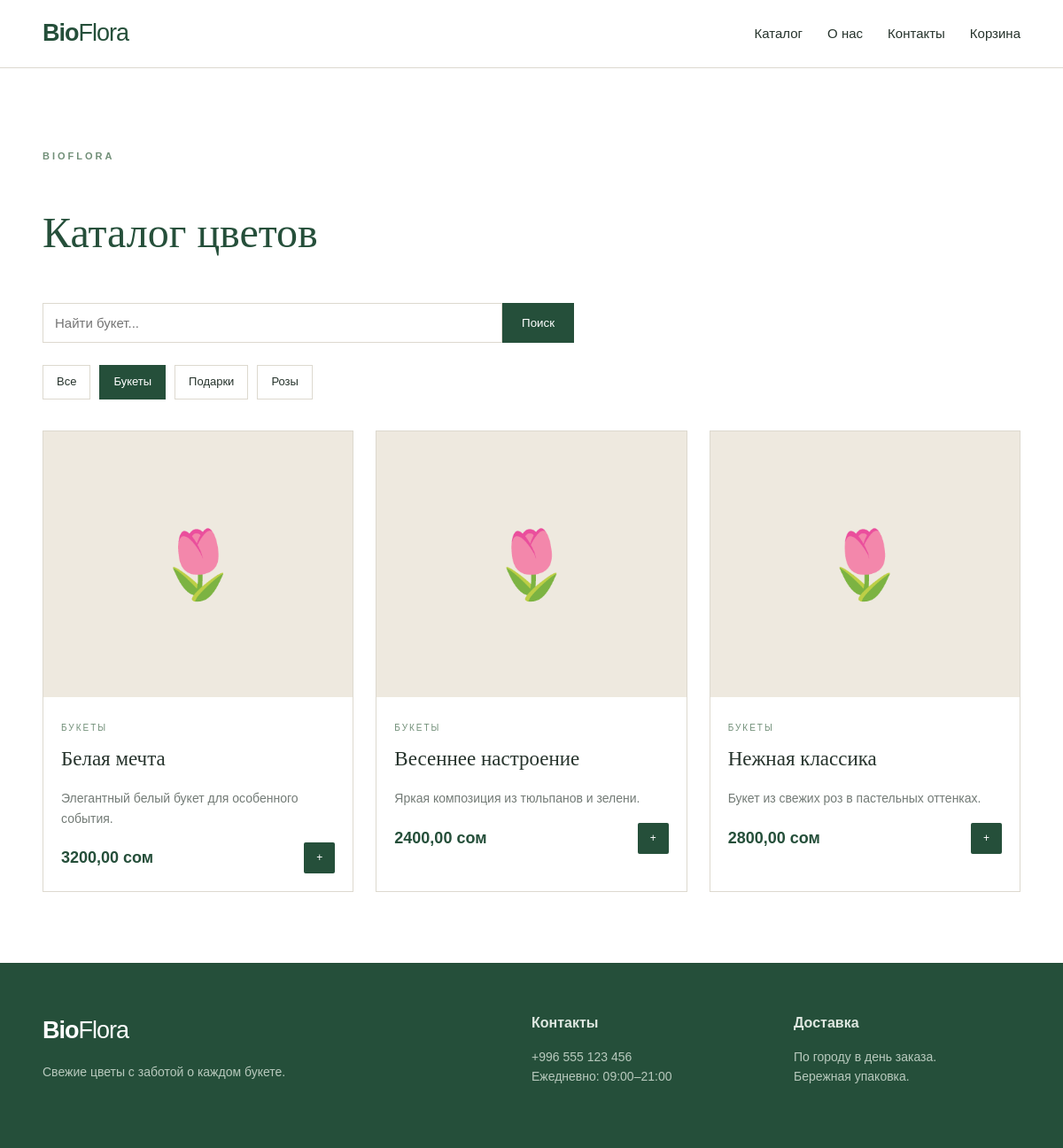
The app's page /category/букеты/ with its own data.
### shop/models.py (models this page shows, shortened)
class Category(models.Model):
    name = models.CharField("Название", max_length=100, unique=True)
    slug = models.SlugField("URL", max_length=100, unique=True)
    class Meta:
        verbose_name = "Категория"
        verbose_name_plural = "Категории"
        ordering = ["name"]

class Product(models.Model):
    category = models.ForeignKey(
        Category,
        on_delete=models.CASCADE,
        related_name="products",
        verbose_name="Категория"
    )
    name = models.CharField("Название", max_length=200)
    slug = models.SlugField(
        "URL",
        max_length=220,
        unique=True,
        blank=True
    )
    description = models.TextField("Описание")
    price = models.DecimalField(
        "Цена",
        max_digits=10,
        decimal_places=2
    )
    image = models.ImageField(
        "Изображение",
        upload_to="products/",
        blank=True,
        null=True
    )
    is_available = models.BooleanField(
        "В наличии",
        default=True
    )
    created_at = models.DateTimeField(auto_now_add=True)
    class Meta:
        verbose_name = "Товар"
        verbose_name_plural = "Товары"
        ordering = ["-created_at"]
    def get_absolute_url(self):
        return reverse(
            "product_detail",
            args=[self.slug]
        )

### shop/context_processors.py (called while the page is built)
def cart(request):
    data = request.session.get("cart", {})
    count = sum(int(qty) for qty in data.values())
    return {"cart_count": count}

### shop/views.py (called while the page is built)
def catalog(request, slug=None):
    categories = Category.objects.all()
    products = Product.objects.filter(is_available=True).select_related("category")
    current_category = None
    if slug:
        current_category = get_object_or_404(Category, slug=slug)
        products = products.filter(category=current_category)
    query = request.GET.get("q", "").strip()
    if query:
        products = products.filter(Q(name__icontains=query) | Q(description__icontains=query))
    return render(request, "shop/catalog.html", {
        "products": products,
        "categories": categories,
        "current_category": current_category,
        "query": query,
    })

### templates/shop/catalog.html (shortened to what this page needs)
{% extends "base.html" %}
{% block content %}
<section class="section container">
    <div class="catalog-title"><p class="eyebrow">BIOFLORA</p><h1>Каталог цветов</h1></div>
    <form class="search" method="get"><input name="q" value="{{ query }}" placeholder="Найти букет..."><button>Поиск</button></form>
    <div class="categories">
        <a class="{% if not current_category %}active{% endif %}" href="{% url 'catalog' %}">Все</a>
        {% for category in categories %}<a class="{% if current_category == category %}active{% endif %}" href="{% url 'category' category.slug %}">{{ category.name }}</a>{% endfor %}
    </div>
    <div class="products">
    {% for product in products %}
        <article class="card">
            <a href="{{ product.get_absolute_url }}">{% if product.image %}<img src="{{ product.image.url }}" alt="{{ product.name }}">{% else %}<div class="placeholder">🌷</div>{% endif %}</a>
            <div class="card-body"><small>{{ product.category.name }}</small><h3><a href="{{ product.get_absolute_url }}">{{ product.name }}</a></h3><p>{{ product.description|truncatechars:80 }}</p><div class="card-bottom"><strong class="price">{{ product.price }} сом</strong><a class="btn btn-small" href="{% url 'cart_add' product.id %}">+</a></div></div>
        </article>
    {% empty %}<p>Ничего не найдено.</p>{% endfor %}
    </div>
</section>
{% endblock %}

### static/css/style.css (style rules this page uses)
:root { --green: #254f3a; --sage: #718f78; --cream: #f7f4ed; --pink: #e9b6b5; --text: #26332c; --white: #fff; --line: #ddd9cf; }
* { box-sizing: border-box; }
body { margin: 0; font-family: Arial, Helvetica, sans-serif; color: var(--text); background: #fff; line-height: 1.6; }
a { color: inherit; text-decoration: none; }
.container { width: min(1120px, 92%); margin: auto; }
.eyebrow { letter-spacing: 3px; font-size: 11px; font-weight: 700; color: var(--sage); margin-bottom: 12px; }
.btn { display: inline-block; background: var(--green); color: #fff; border: 0; padding: 13px 25px; border-radius: 2px; font-size: 14px; cursor: pointer; }
.btn-small { padding: 8px 14px; font-size: 12px; }
.section { padding: 80px 0; }
.products { display: grid; grid-template-columns: repeat(3, 1fr); gap: 25px; }
.card { border: 1px solid var(--line); background: #fff; }
.card img, .placeholder { display: block; width: 100%; height: 300px; object-fit: cover; }
.placeholder { background: #eee9df; display: flex; align-items: center; justify-content: center; font-size: 75px; }
.card-body { padding: 20px; }
.card-body small, .product-info small { color: var(--sage); text-transform: uppercase; font-size: 10px; letter-spacing: 2px; }
.card h3 { margin: 7px 0; font-family: Georgia, serif; font-size: 23px; font-weight: 400; }
.card p { color: #737b76; font-size: 14px; }
.price { font-size: 18px; color: var(--green); }
.card-bottom { display: flex; justify-content: space-between; align-items: center; margin-top: 16px; }
.catalog-title { margin-bottom: 25px; }
.catalog-title h1, .section h1 { font-family: Georgia, serif; font-size: 48px; font-weight: 400; color: var(--green); }
.search { display: flex; max-width: 600px; margin-bottom: 25px; }
.search input { flex: 1; padding: 13px; border: 1px solid var(--line); font-size: 15px; }
.search button { padding: 0 22px; background: var(--green); color: #fff; border: 0; }
.categories { display: flex; gap: 10px; flex-wrap: wrap; margin-bottom: 35px; }
.categories a { padding: 8px 15px; border: 1px solid var(--line); font-size: 13px; }
.categories a.active { background: var(--green); color: #fff; border-color: var(--green); }

### records on screen
Category: name "Букеты"
Category: name "Подарки"
Category: name "Розы"
Product: category.name "БУКЕТЫ", name "Белая мечта", description "Элегантный белый букет для особенного события.", price "3200,00"
Product: category.name "БУКЕТЫ", name "Весеннее настроение", description "Яркая композиция из тюльпанов и зелени.", price "2400,00"
Product: category.name "БУКЕТЫ", name "Нежная классика", description "Букет из свежих роз в пастельных оттенках.", price "2800,00"
